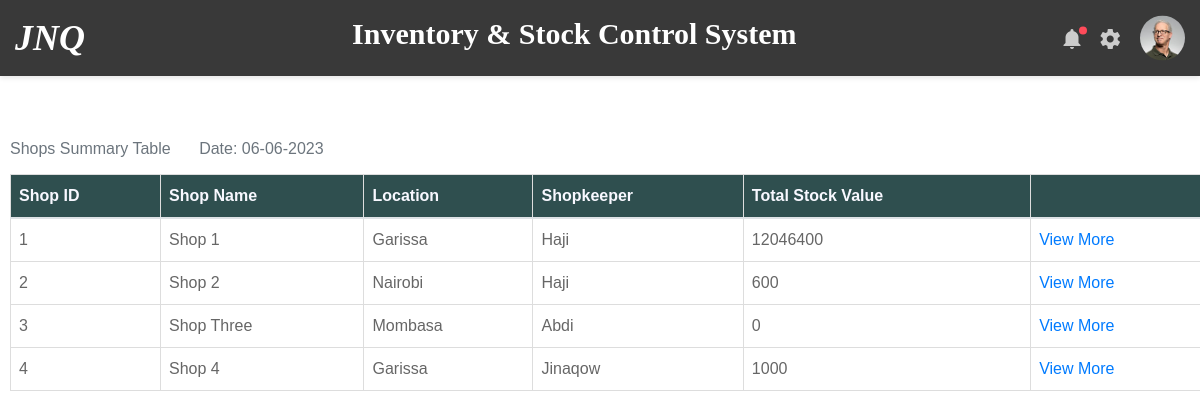
The app's page /view_shops with its own data.
### inventory/models.py (models this page shows)
class Shop(db.Model):
    id = db.Column(db.Integer, primary_key=True)
    shop_name = db.Column(db.String(100), nullable=False)
    location = db.Column(db.String(100), nullable=False)
    shopkeeper = db.Column(db.String(100), nullable=False)
    user_id = db.Column(db.Integer, db.ForeignKey('user.id'))
    stock = db.relationship('Stock', backref='shop', lazy=True)

class User(db.Model, UserMixin):
    id = db.Column(db.Integer, primary_key=True)
    username = db.Column(db.String(50), unique=True, nullable=False)
    password = db.Column(db.String(100), nullable=False)
    user_role = db.Column(db.String(30), nullable=False)
    shops = db.relationship('Shop', backref='staff', lazy=True)

### inventory/routes.py (the view)
@app.route('/view_shops', methods=['GET', 'POST'])
def view_shops():
    shops = Shop.query.all()
    date = today_date()
    shop_stock_lookup = {}
    for shop in shops:
        stock_value_list = []
        for product in shop.stock:
            stock_value_list.append(product.item_value)
        total_stock_value = sum(stock_value_list)
        shop_stock_lookup[shop.id] = total_stock_value
    return render_template('view_shops.html', shop_stock_lookup=shop_stock_lookup, shops=shops, date=date)

### inventory/routes.py (called while the page is built)
def today_date():
    date_today = datetime.today().strftime('%d-%m-%Y')
    return date_today

### inventory/templates/view_shops.html
{% extends 'layout.html' %}
{% block content %}
     <table class="table">
         <caption style="caption-side: top">Shops Summary Table<span class="ml-4"> Date: {{date}}</span></caption>
          <thead>
            <tr>
              <th scope="col">Shop ID</th>
              <th scope="col">Shop Name</th>
              <th scope="col">Location</th>
              <th scope="col">Shopkeeper</th>
              <th scope="col">Total Stock Value</th>
              <th scope="col"></th>
            </tr>
          </thead>
          <tbody>
          {% for shop in shops %}
            <tr>
              <td>{{ shop.id }}</td>
              <td>{{shop.shop_name }}</td>
              <td>{{shop.location}}</td>
              <td>{{ shop.staff.username }}</td>
              <td>{{ shop_stock_lookup[shop.id] }}</td>
                <td><a href="{{ url_for('view_shop', shop_id=shop.id )}}">View More</a></td>
            </tr>
          {% endfor %}
          </tbody>
     </table>
{% endblock %}

### records on screen
Shop: id "1", shop_name "Shop 1", location "Garissa", staff.username "Haji", shop_stock_lookup "12046400"
Shop: id "2", shop_name "Shop 2", location "Nairobi", staff.username "Haji", shop_stock_lookup "600"
Shop: id "3", shop_name "Shop Three", location "Mombasa", staff.username "Abdi", shop_stock_lookup "0"
Shop: id "4", shop_name "Shop 4", location "Garissa", staff.username "Jinaqow", shop_stock_lookup "1000"

### other values on screen
{{ date }} "06-06-2023"
